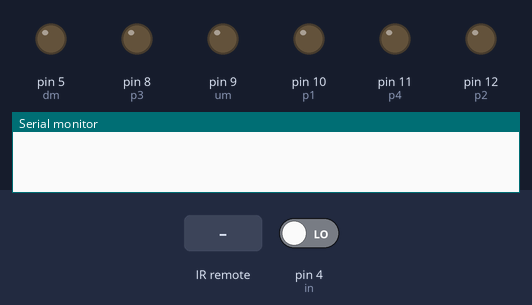
Bench run of a sketch on a simulated Arduino Uno, built with avr-gcc and run on an emulated ATmega328P. Shown: output pins drawn as LEDs (lit = HIGH), the last lines printed to the serial monitor. The inputs (shaded band) are chosen by the test bench; at power-on: pin 4 (in) LOW.

Above: at 1.2 s.
1.3 s: infrared code 0x9BC55B7F received
At 2.5 s:
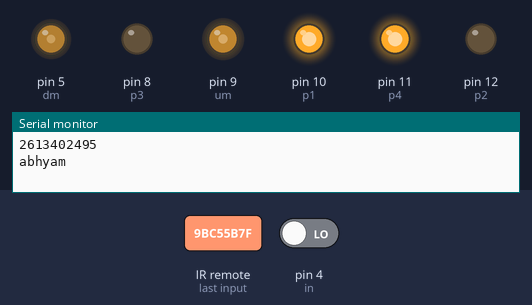
3.0 s: infrared code 0xF4AA1B3F received
At 4.0 s:
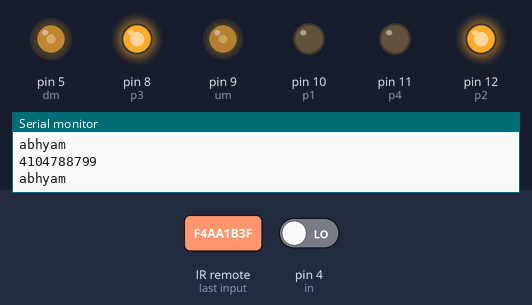
4.8 s: infrared code 0x40BF42BD received
At 5.3 s:
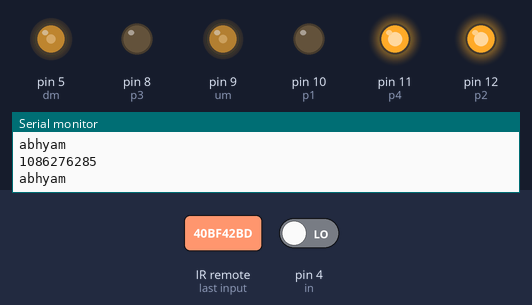
6.4 s: pin 4 (in) driven HIGH
At 7.6 s:
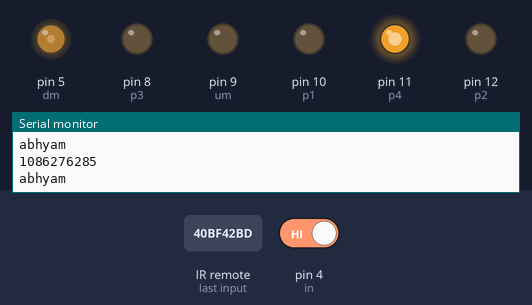
7.9 s: infrared code 0x40BFF20D received
At 8.8 s:
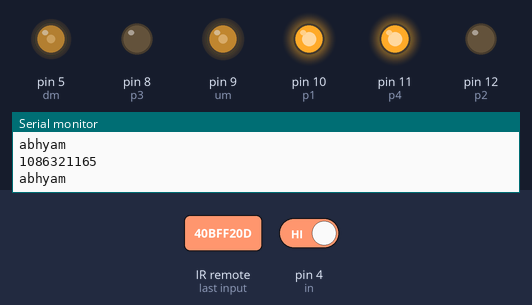
9.6 s: infrared code 0x40BF52AD received
At 10.3 s:
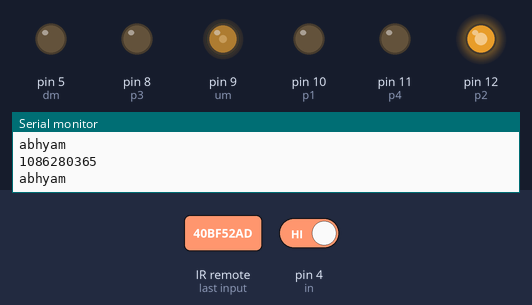
Timing chart, 0 to 12.2 s (numbered marks = the images above; inputs shaded):
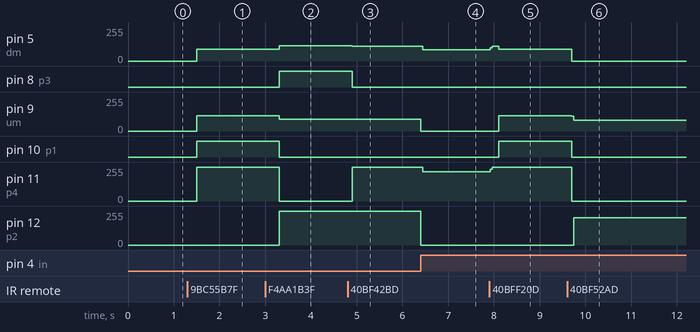

The sketch:

door_lock_arduino_code.ino
```cpp
#include <IRremote.h>
int in=4;
int p1=10; // if high locks(rolls)
int p2=12;
int p3=8;

int p4=11;// if high unrolls
int rpin=6;
int um=9;
int dm=5;

IRrecv irrecv(rpin);
decode_results results;
void setup() {
  pinMode(p1,OUTPUT); //um
  pinMode(p2,OUTPUT); //um
  pinMode(in,INPUT);
  pinMode(p3,OUTPUT); //dm
  pinMode(p4,OUTPUT); //dm
  pinMode(um,OUTPUT);
  pinMode(dm,OUTPUT);

  // put your setup code here, to run once:

Serial.begin(115200);
irrecv.enableIRIn();
}

void loop() {

  // put your main code here, to run repeatedly:
  if (irrecv.decode(&results))
    {
     Serial.println(results.value);
     Serial.println("abhyam");
     irrecv.resume(); // Receive the next value
    }
   if(results.value==2613402495 || results.value==1086321165){
      delay(200);
      analogWrite(um,115);
      analogWrite(dm,89);
 digitalWrite(p1,HIGH);
 digitalWrite(p2,LOW);
 digitalWrite(p3,LOW);
 digitalWrite(p4,HIGH);

}
else if(results.value==4104788799 || results.value==1086300765){
  delay(200);
  analogWrite(um,89);
      analogWrite(dm,115);
 digitalWrite(p1,LOW);
 digitalWrite(p2,HIGH);
 digitalWrite(p3,HIGH);
 digitalWrite(p4,LOW);

}
else if (digitalRead(in)==HIGH || results.value==4150375075 || results.value==1086296175){
  analogWrite(um,0);
      analogWrite(dm,0);
  digitalWrite(p1,LOW);
 digitalWrite(p2,LOW);
  digitalWrite(p3,LOW);
 digitalWrite(p4,LOW);
}
if (results.value==1086280365){
  analogWrite(um,111);

  digitalWrite(p1,LOW);
  digitalWrite(p2,HIGH);
}
else if (results.value==1086276285){
  analogWrite(dm,111);

  digitalWrite(p3,LOW);
  digitalWrite(p4,HIGH);
 }
 if (results.value==1086282405){
  analogWrite(um,111);

  digitalWrite(p1,HIGH);
  digitalWrite(p2,LOW);
}
else if (results.value==1086263535){
  analogWrite(dm,111);

  digitalWrite(p3,HIGH);
  digitalWrite(p4,LOW);
}}
```

Measured:
- after the input at 1.3 s, pin 5 (dm): 0/255 → 89/255 after 0.20 s; pin 9 (um): 0/255 → 115/255 after 0.20 s; pin 10 (p1): LOW → HIGH after 0.20 s; pin 11 (p4): 0/255 → 255/255 after 0.20 s
- after the input at 3.0 s, pin 5 (dm): 89/255 → 115/255 after 0.30 s; pin 8 (p3): LOW → HIGH after 0.30 s; pin 9 (um): 115/255 → 89/255 after 0.30 s; pin 10 (p1): HIGH → LOW after 0.30 s; pin 11 (p4): 255/255 → 0/255 after 0.30 s
- after the input at 4.8 s, pin 5 (dm): 115/255 → 111/255 after 0.11 s; pin 8 (p3): HIGH → LOW after 0.11 s; pin 11 (p4): 0/255 → 255/255 after 0.11 s
- after the input at 6.4 s, pin 5 (dm): 111/255 → 85/255 at once; pin 9 (um): 89/255 → 0/255 at once; pin 11 (p4): 255/255 → 221/255 at once; pin 12 (p2): 255/255 → 0/255 at once
- after the input at 7.9 s, pin 5 (dm): 85/255 → 111/255 at once, → 89/255 0.18 s later; pin 9 (um): 0/255 → 115/255 after 0.20 s; pin 10 (p1): LOW → HIGH after 0.20 s; pin 11 (p4): 221/255 → 255/255 at once
- after the input at 9.6 s, pin 5 (dm): 89/255 → 0/255 after 0.10 s; pin 9 (um): 115/255 → 80/255 after 0.10 s; pin 10 (p1): HIGH → LOW after 0.10 s; pin 11 (p4): 255/255 → 0/255 after 0.10 s; pin 12 (p2): 0/255 → 204/255 after 0.14 s
